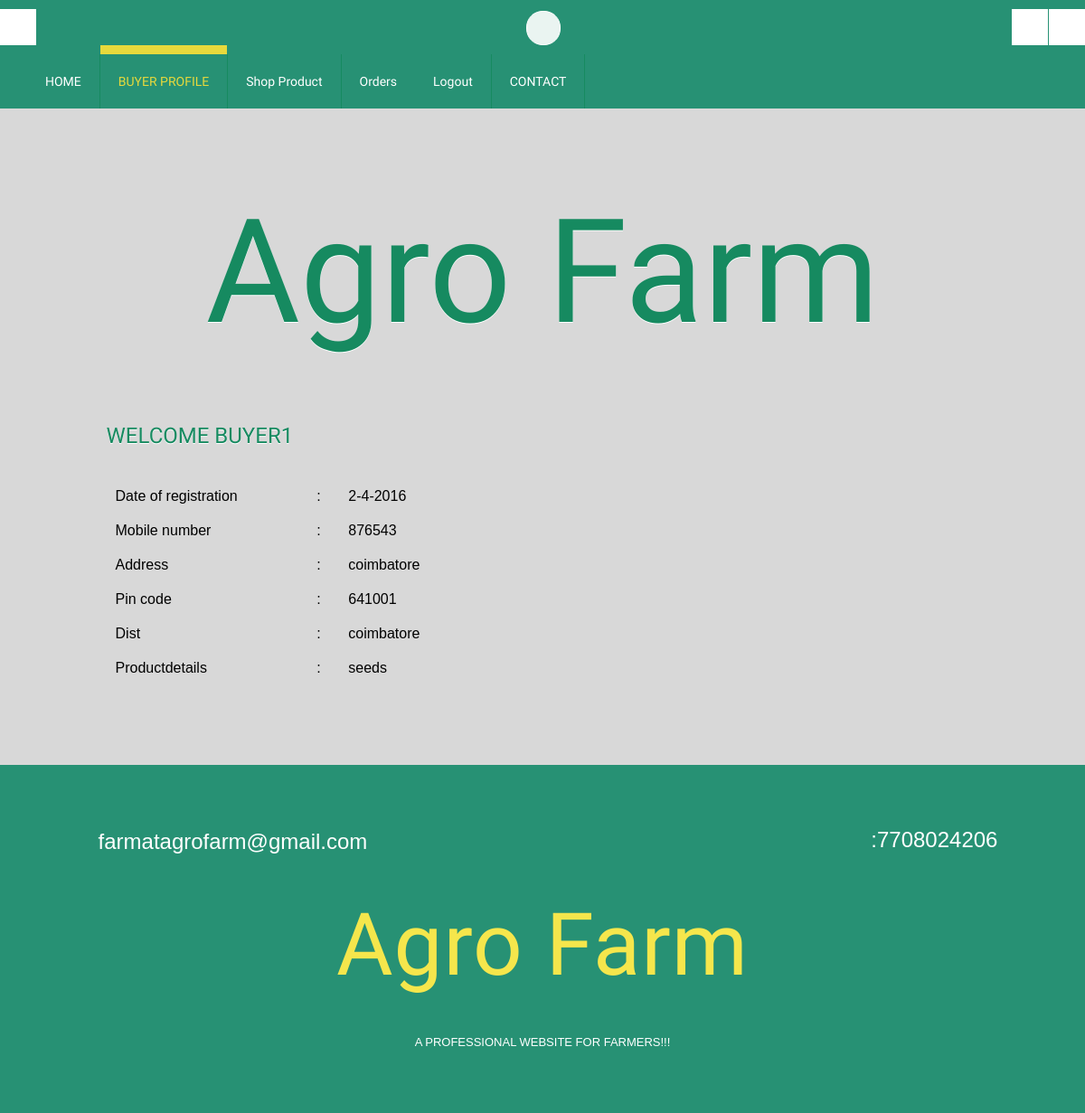
The page /Code/buyer_profile.php (signed in) on the database as committed earlier.
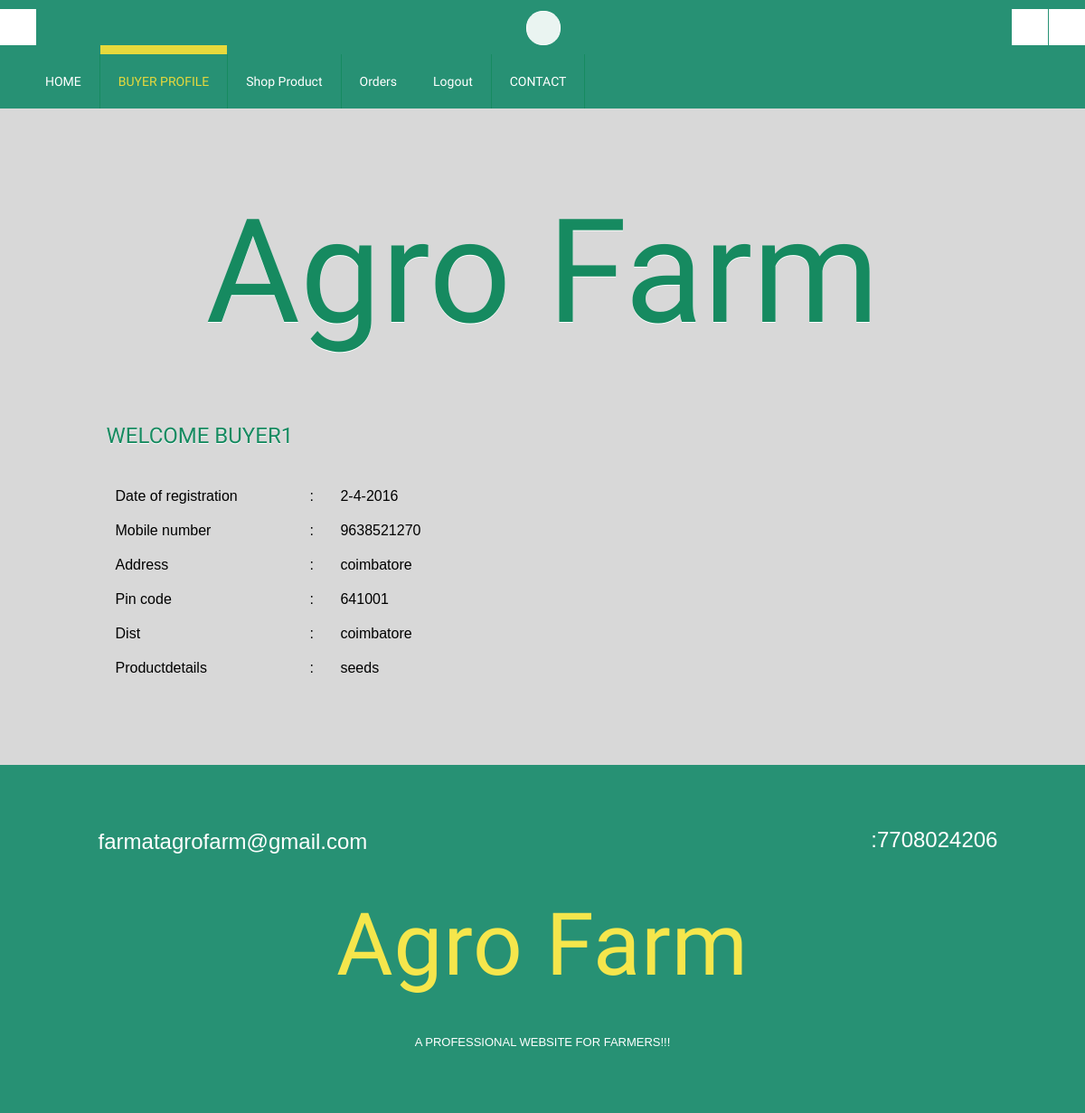
The same page on the database as committed later.
### tables this page shows
CREATE TABLE IF NOT EXISTS `buyer` (
  `bid` int(5) NOT NULL AUTO_INCREMENT,
  `busername` varchar(50) NOT NULL,
  `bpassword` varchar(50) NOT NULL,
  `date` varchar(10) NOT NULL,
  `mobileno` varchar(15) NOT NULL,
  `address` text NOT NULL,
  `pinno` varchar(10) NOT NULL,
  `dist` varchar(50) NOT NULL,
  `productdetails` varchar(50) NOT NULL,
  PRIMARY KEY (`bid`)
);

### Code/buyer_profile.php (the view, shortened to what this page needs)
<?php
include "header.php";
?>
<div class="wrap">
<div class="wrapper">
	<div class="main">
		<div class="content">
			<a href="index.php"><h2>Agro Farm</h2></a>
		</div>
<div class="ser-main">
<?php
$bid=$_SESSION['bid'];
$l=mysql_query("SELECT * FROM buyer WHERE bid='$bid'");
while($g=mysql_fetch_array($l))
{
$username=$g['busername'];
	$date=$g['date'];
	$mobileno=$g['mobileno'];
	$address=$g['address'];
	$pinno=$g['pinno'];
	$dist=$g['dist'];
	$productdetails=$g['productdetails'];
?>
		<div class="ser-grid-list img_style">
		<h3 class="style"><a href="">Welcome <?php echo $username; ?></a></h3>
			<div class="contact-form">
            <table align="left" width="400px">
            <tr><td>Date of registration</td><td>:</td><td><?php echo $date; ?></td></tr>
            <tr><td>Mobile number</td><td>:</td><td><?php echo $mobileno; ?></td></tr>
            <tr><td>Address</td><td>:</td><td><?php echo $address; ?></td></tr>
            <tr><td>Pin code</td><td>:</td><td><?php echo $pinno; ?></td></tr>
            <tr><td>Dist</td><td>:</td><td><?php echo $dist; ?></td></tr>
            <tr><td>Productdetails</td><td>:</td><td><?php echo $productdetails; ?></td></tr>
            </table>
		    </div>
		</div>
<?php
}
?>
		</div>
	</div>
</div>
</div>
<?php
include "footer.php";
?>

Rows that differ between the two databases and show on the page:
changed buyer "BUYER1": mobileno "876543" → "9638521270"
